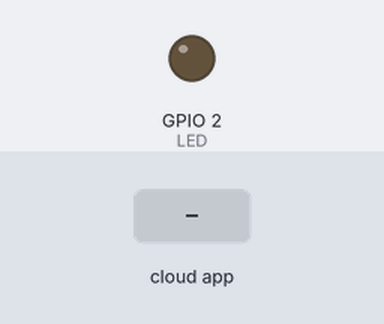
The sketch below on a simulated ESP8266 (NodeMCU). Shown: output pins drawn as LEDs (lit = HIGH). The test bench sets the inputs (shaded band). WiFi joins after 1.5 s; servers stay silent unless stated; the Firebase database answers and starts empty; what the sketch prints to the serial monitor is not drawn.

Above: at 2.7 s.
2.8 s: the phone or cloud app sets LED_STATUS to 1
At 3.9 s:
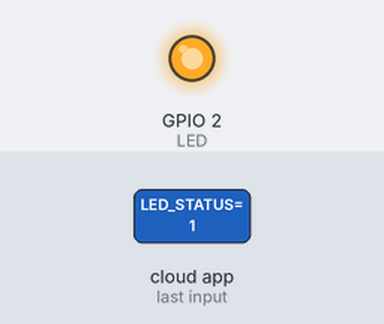
4.3 s: the phone or cloud app sets LED_STATUS to 0
At 5.6 s:
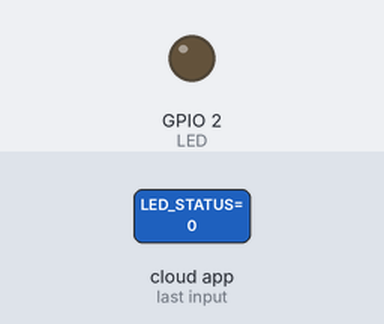
Timing chart, 0 to 7.3 s (numbered marks = the images above; inputs shaded):
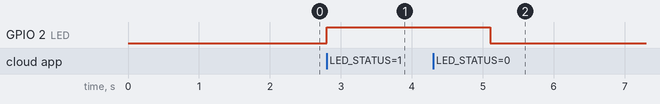

The sketch:

firebase-wifi.ino
```cpp
#include <ESP8266HTTPClient.h>

//
// Copyright 2015 Google Inc.
//
// Licensed under the Apache License, Version 2.0 (the "License");
// you may not use this file except in compliance with the License.
// You may obtain a copy of the License at
//
//     http://www.apache.org/licenses/LICENSE-2.0
//
// Unless required by applicable law or agreed to in writing, software
// distributed under the License is distributed on an "AS IS" BASIS,
// WITHOUT WARRANTIES OR CONDITIONS OF ANY KIND, either express or implied.
// See the License for the specific language governing permissions and
// limitations under the License.
//

// FirebaseDemo_ESP8266 is a sample that demo the different functions
// of the FirebaseArduino API.

#include <ESP8266WiFi.h>
#include <FirebaseArduino.h>

// Set these to run example.
#define FIREBASE_HOST "iot-pd.firebaseio.com"
#define FIREBASE_AUTH "UPfyj5ctW8b2UJ3phMRbsQuInyxVhJpN9ARbbfNn"
#define WIFI_SSID "deepakpster"
#define WIFI_PASSWORD "fasttrack6917"
#define LED 2

void setup() {
  Serial.begin(9600);
  pinMode(LED, OUTPUT);
  digitalWrite(LED, LOW);
  // connect to wifi.
  WiFi.begin(WIFI_SSID, WIFI_PASSWORD);
  Serial.print("connecting");
  while (WiFi.status() != WL_CONNECTED) {
    Serial.print(".");
    delay(500);
  }
  Serial.println();
  Serial.print("connected: ");
  Serial.println(WiFi.localIP());

  Firebase.begin(FIREBASE_HOST, FIREBASE_AUTH);
}

bool LED_STATUS = false;

void loop() {
  // set value
  LED_STATUS = Firebase.getBool("LED_STATUS");
  // handle error
  if (Firebase.failed()) {
      Serial.print("setting /number failed:");
      Serial.println(Firebase.error());
      return;
  }
  if(LED_STATUS) {
    Serial.print("Turning ON the lights");
    digitalWrite(LED, HIGH);
  } else {
    Serial.print("Turning OFF the lights");
    digitalWrite(LED, LOW);
  }
  delay(1000);
}
```

Measured:
- after the input at 2.8 s, GPIO 2 (LED): LOW → HIGH at once
- after the input at 4.3 s, GPIO 2 (LED): HIGH → LOW after 0.80 s
